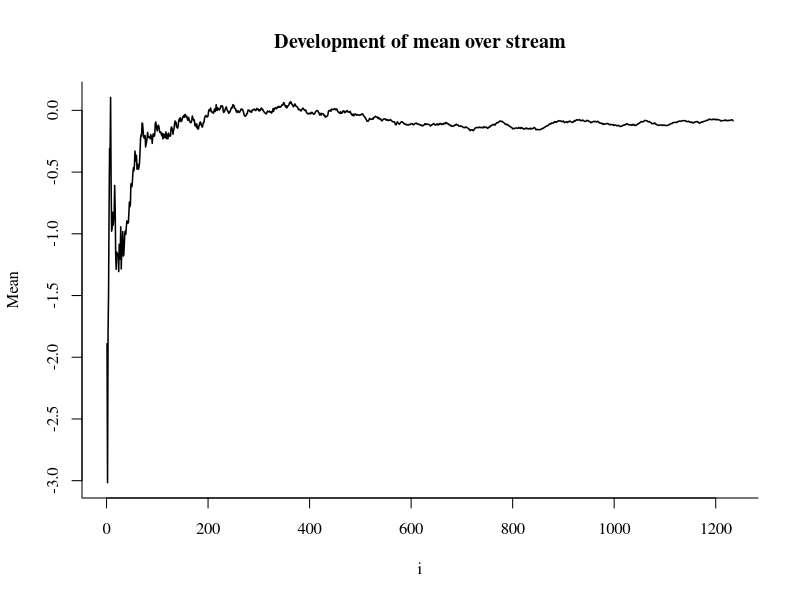

Generate this figure with R:
## ---- chunk 1
knitr::opts_chunk$set(echo = TRUE)
knitr::opts_chunk$set(dev = 'svg')
## ---- chunk 2
set.seed(3665364)
# let's assume we receive data of length 1234
streamlength <- 1234

# initialise m_i
m_i <- 0
for (i in 1:streamlength){
  m_prev <- m_i
  x_i <- rnorm(1,0,3)
  m_i <- m_prev + (x_i-m_prev) / i
}

print(m_i)
## ---- chunk 3
set.seed(3665364)
# let's assume we receive data of length 1234
streamlength <- 1234

# initialise m_i
means <- numeric(streamlength)
for (i in 1:streamlength){
  x_i <- rnorm(1,0,3)
  means[i] <- ifelse(i==1,x_i,means[i-1] + (x_i-means[i-1]) / i)
}

par(family="serif")
plot(1:streamlength, means, type = "l", main = "Development of mean over stream",
     xlab = "i", ylab = "Mean", bty = "L", lwd = 1.5)


